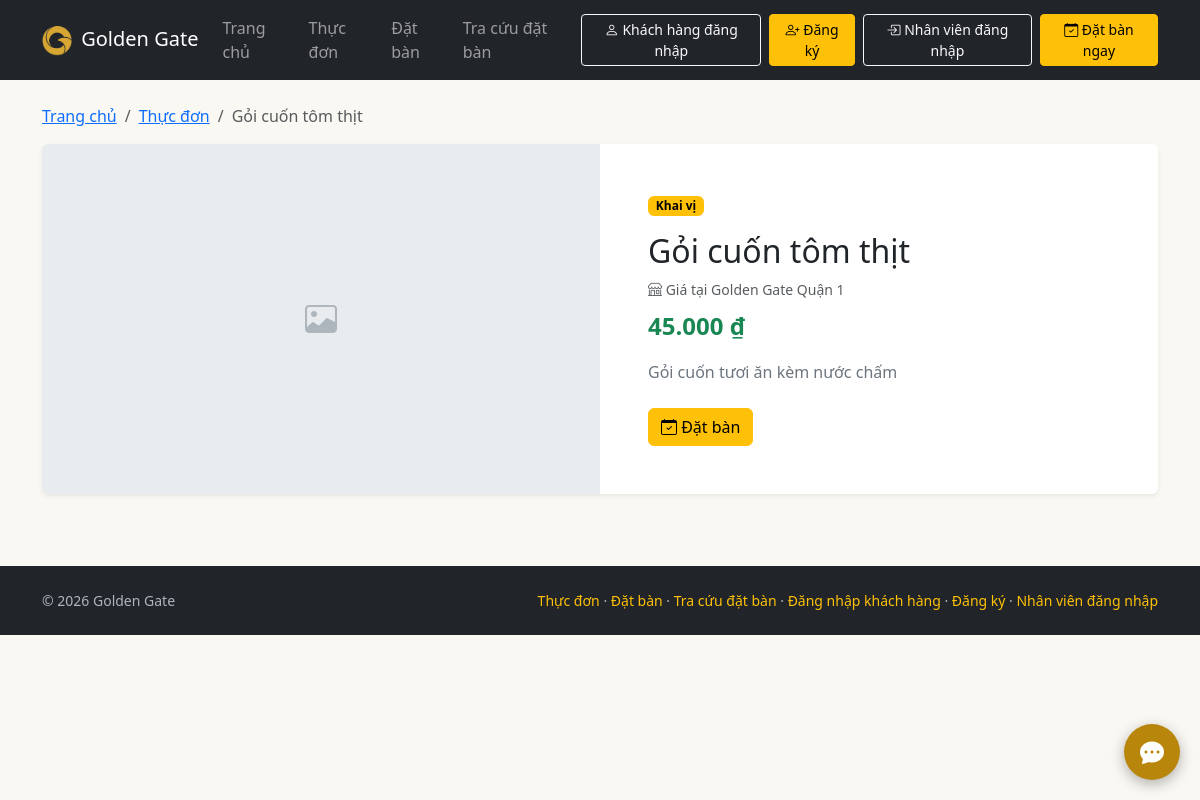
Page /site/item/1?branch=1 on the committed database.
### tables this page shows
CREATE TABLE menu_items (
  id INT AUTO_INCREMENT PRIMARY KEY,
  category_id INT NOT NULL,
  name VARCHAR(150) NOT NULL,
  description TEXT,
  image VARCHAR(255),
  base_price DECIMAL(12,0) NOT NULL,
  status TINYINT(1) NOT NULL DEFAULT 1,
  FOREIGN KEY (category_id) REFERENCES categories(id)
);

CREATE TABLE categories (
  id INT AUTO_INCREMENT PRIMARY KEY,
  name VARCHAR(100) NOT NULL,
  sort_order INT DEFAULT 0
);

CREATE TABLE branches (
  id INT AUTO_INCREMENT PRIMARY KEY,
  name VARCHAR(100) NOT NULL,
  address VARCHAR(255) NOT NULL,
  phone VARCHAR(20),
  status TINYINT(1) NOT NULL DEFAULT 1,
  created_at TIMESTAMP DEFAULT CURRENT_TIMESTAMP
);

### core/Controller.php (called while the page is built, shortened)
<?php
class Controller
{
    protected function publicView(string $name, array $data = []): void
    {
        $file = APP_PATH . '/views/' . $name . '.php';
        $this->render($file, $data);
    }
    private function render(string $__file, array $__vars): void
    {
        extract($__vars, EXTR_SKIP);
        require $__file;
    }
}

### app/controllers/SiteController.php (called while the page is built, shortened)
<?php
require_once APP_PATH . '/models/Site.php';
class SiteController extends Controller
{
    public function item(string $id = ''): void
    {
        $branches = Site::activeBranches();
        $branchId = (int)($_GET['branch'] ?? ($branches[0]['id'] ?? 0));
        $branch = $branchId ? Site::branch($branchId) : false;
        $item = Site::item((int)$id, $branchId);
        $related = $item
            ? Site::relatedItems((int)$item['category_id'], (int)$item['id'], $branchId)
            : [];
        $this->publicView('site/item', [
            'title' => $item ? $item['name'] : 'Không tìm thấy món',
            'item' => $item,
            'related' => $related,
            'branch' => $branch,
        ]);
    }
}

### core/Router.php (called while the page is built, shortened)
<?php
class Router
{
    public function dispatch(): void
    {
        $url   = trim($_GET['url'] ?? '', '/');
        $parts = $url === '' ? [] : explode('/', $url);
        $method = strtolower($parts[1] ?? 'index');
        $params = array_slice($parts, 2);
        $controller = new $class();
        $rm = new ReflectionMethod($controller, $method);
        $rm->invokeArgs($controller, $params);
    }
}

### index.php (called while the page is built, shortened)
<?php
require ROOT_PATH . '/core/helpers.php';
require ROOT_PATH . '/core/Database.php';
require ROOT_PATH . '/core/Controller.php';
require ROOT_PATH . '/core/Router.php';
(new Router())->dispatch();

### core/Database.php (called while the page is built)
<?php
class Database
{
    private static ?PDO $pdo = null;
    public static function get(): PDO
    {
        if (self::$pdo === null) {
            $dsn = 'mysql:host=' . DB_HOST . ';dbname=' . DB_NAME . ';charset=utf8mb4';
            try {
                self::$pdo = new PDO($dsn, DB_USER, DB_PASS, [
                    PDO::ATTR_ERRMODE            => PDO::ERRMODE_EXCEPTION,
                    PDO::ATTR_DEFAULT_FETCH_MODE => PDO::FETCH_ASSOC,
                    PDO::ATTR_EMULATE_PREPARES   => false,
                ]);
            } catch (PDOException $e) {
                http_response_code(500);
                exit(DEBUG ? 'Lỗi kết nối CSDL: ' . $e->getMessage() : 'Hệ thống đang bảo trì.');
            }
        }
        return self::$pdo;
    }
}

### app/models/Site.php (called while the page is built, shortened)
<?php
class Site
{
    public static function branch(int $id): array|false
    {
        $st = Database::get()->prepare('SELECT id, name, address, phone FROM branches WHERE id = ? AND status = 1');
        $st->execute([$id]);
        return $st->fetch();
    }
    public static function item(int $itemId, int $branchId = 0): array|false
    {
        $st = Database::get()->prepare(
            'SELECT m.id, m.name, m.description, m.image, m.category_id, c.name AS category_name,
                    COALESCE(bm.price, m.base_price) AS price
             FROM menu_items m
             JOIN categories c ON c.id = m.category_id
             LEFT JOIN branch_menu bm ON bm.menu_item_id = m.id AND bm.branch_id = ?
             WHERE m.id = ? AND m.status = 1 AND COALESCE(bm.is_available, 1) = 1');
        $st->execute([$branchId, $itemId]);
        return $st->fetch();
    }
}

### core/helpers.php (called while the page is built, shortened)
<?php
function e($s): string { return htmlspecialchars((string)$s, ENT_QUOTES, 'UTF-8'); }
function url(string $path = ''): string { return BASE_URL . '/' . ltrim($path, '/'); }
function money($n): string { return number_format((float)$n, 0, ',', '.') . ' ₫'; }

### app/views/site/item.php (the view, shortened to what this page needs)
<div class="container py-4">
  <?php if (!$item): ?>
    <div class="alert alert-warning">Món ăn không tồn tại hoặc hiện không được phục vụ.</div>
    <a class="btn btn-outline-dark" href="<?= url('site/menu') ?>">Quay lại thực đơn</a>
  <?php else: ?>
    <nav aria-label="breadcrumb" class="mb-3">
      <ol class="breadcrumb">
        <li class="breadcrumb-item"><a href="<?= url('site') ?>">Trang chủ</a></li>
        <li class="breadcrumb-item"><a href="<?= url('site/menu' . ($branch ? '/' . (int)$branch['id'] : '')) ?>">Thực đơn</a></li>
        <li class="breadcrumb-item active" aria-current="page"><?= e($item['name']) ?></li>
      </ol>
    </nav>
    <div class="card border-0 shadow-sm overflow-hidden">
      <div class="row g-0">
        <div class="col-md-6">
          <?php if ($item['image']): ?>
            <img class="w-100 h-100 object-fit-cover" style="min-height:280px; max-height:480px" src="<?= asset($item['image']) ?>" alt="<?= e($item['name']) ?>">
          <?php else: ?>
            <div class="site-noimg h-100" style="min-height:280px"><i class="bi bi-image"></i></div>
          <?php endif; ?>
        </div>
        <div class="col-md-6">
          <div class="card-body p-4 p-lg-5">
            <span class="badge text-bg-warning mb-3"><?= e($item['category_name']) ?></span>
            <h1 class="h2"><?= e($item['name']) ?></h1>
            <?php if ($branch): ?><div class="small text-muted mb-2"><i class="bi bi-shop"></i> Giá tại <?= e($branch['name']) ?></div><?php endif; ?>
            <div class="fs-4 fw-semibold text-success mb-3"><?= money($item['price']) ?></div>
            <?php if ($item['description']): ?>
              <div class="text-secondary"><?= nl2br(e($item['description'])) ?></div>
            <?php else: ?>
              <p class="text-muted">Thông tin món ăn đang được cập nhật.</p>
            <?php endif; ?>
            <a class="btn btn-warning mt-4" href="<?= url('site/book') ?><?= $branch ? '?branch=' . (int)$branch['id'] : '' ?>"><i class="bi bi-calendar-check"></i> Đặt bàn</a>
          </div>
        </div>
      </div>
    </div>
  <?php endif; ?>
</div>

### assets/css/style.css (style rules this page uses)
.site-body { background: #faf8f3; }
.site-card img, .site-noimg { height: 120px; object-fit: cover; width: 100%; }
.site-noimg { background: #e9ecef; color: #adb5bd; display: flex; align-items: center; justify-content: center; font-size: 2rem; }

### rows in the picture
menu_items: name "Gỏi cuốn tôm thịt", category.name "Khai vị", description "Gỏi cuốn tươi ăn kèm nước chấm"
branches: name "Golden Gate Quận 1"

### other values in the picture
APP_NAME "Golden Gate"
$label "Trang chủ"
$label "Thực đơn"
$label "Đặt bàn"
$label "Tra cứu đặt bàn"
money($item['price']) "45.000 ₫"
